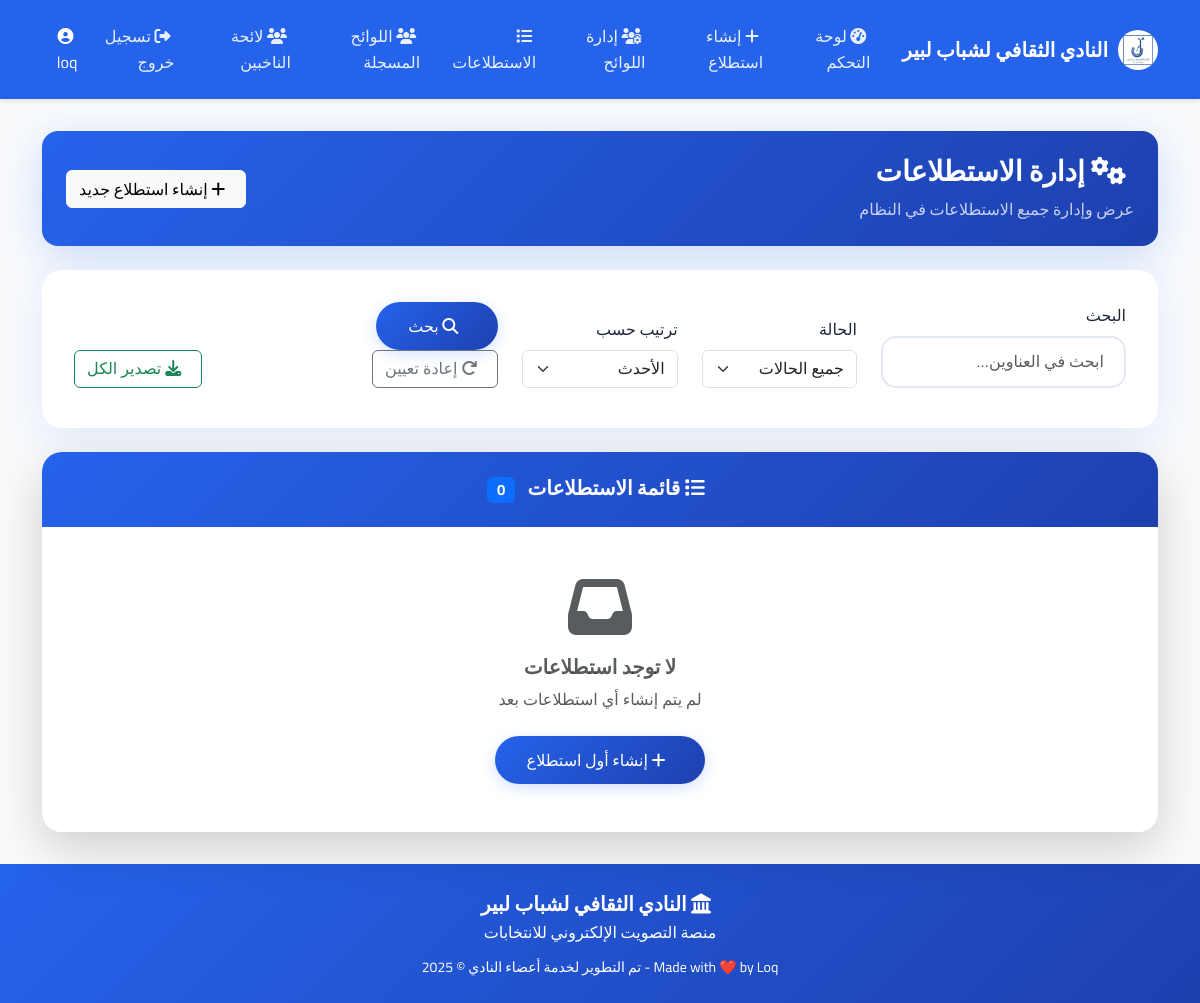
The app's page /vote-admin/polls/ (signed in), older data.
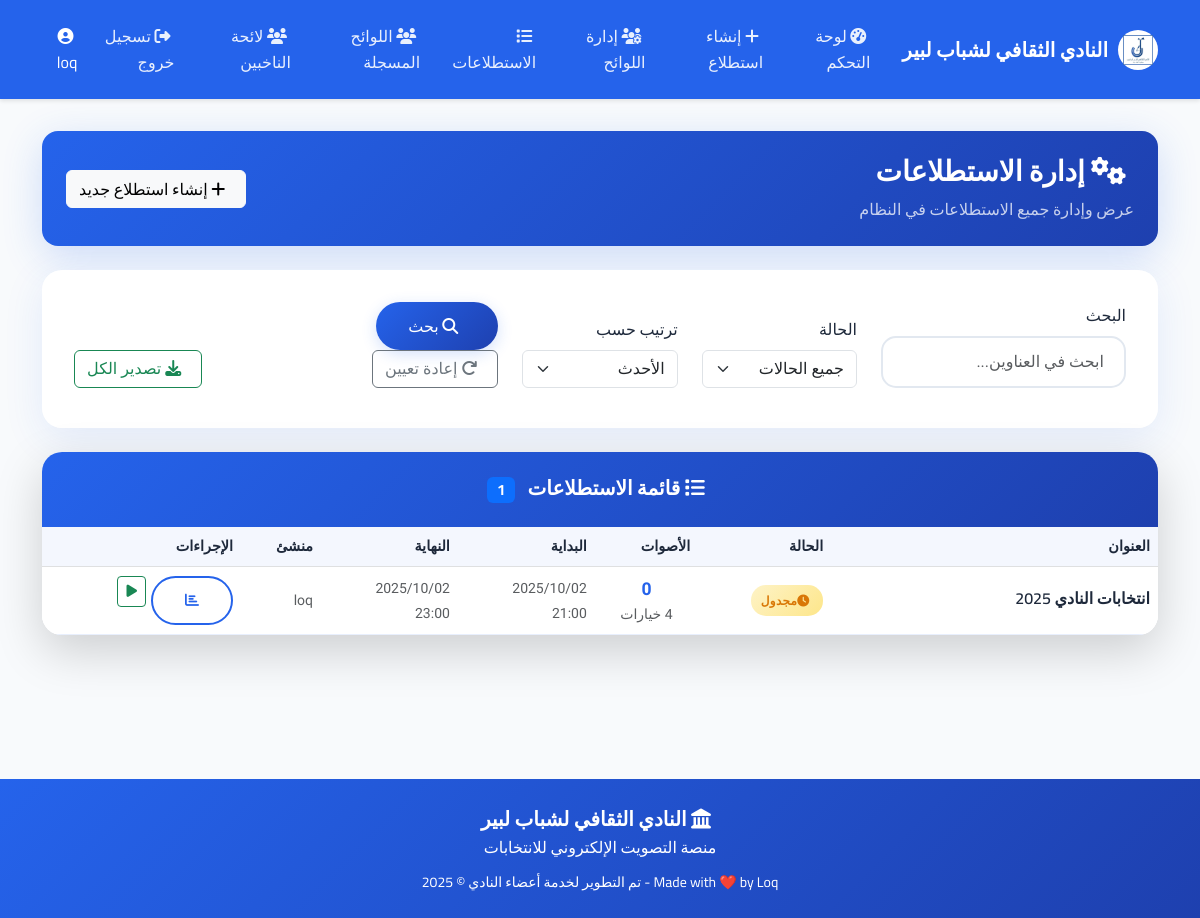
The same page, newer data.
### voting/models.py (models this page shows, shortened)
class Poll(models.Model):
    STATUS_CHOICES = [
        ('draft', 'Draft'),
        ('scheduled', 'Scheduled'),
        ('active', 'Active'),
        ('closed', 'Closed'),
    ]
    id = models.UUIDField(primary_key=True, default=uuid.uuid4, editable=False)
    title = models.CharField(max_length=200)
    description = models.TextField(blank=True, null=True)
    start_time = models.DateTimeField()
    end_time = models.DateTimeField()
    created_by = models.ForeignKey(CustomUser, on_delete=models.CASCADE, related_name='created_polls')
    status = models.CharField(max_length=15, choices=STATUS_CHOICES, default='draft')
    created_at = models.DateTimeField(auto_now_add=True)
    updated_at = models.DateTimeField(auto_now=True)
    class Meta:
        ordering = ['-created_at']
    def is_active(self):
        now = timezone.now()
        return self.start_time <= now <= self.end_time and self.status == 'active'
    def is_upcoming(self):
        return timezone.now() < self.start_time and self.status == 'scheduled'
    def get_total_votes(self):
        return Vote.objects.filter(poll=self).count()

class CustomUser(AbstractUser):
    ADMIN_CHOICES = [
        ('user', 'Regular User'),
        ('view_admin', 'View Admin'),
        ('super_admin', 'Super Admin'),
    ]
    id = models.UUIDField(primary_key=True, default=uuid.uuid4, editable=False)
    full_name = models.CharField(
        max_length=100,
        blank=True,
        null=True,
        help_text="Full name of the user"
    )
    phone_regex = RegexValidator(
        regex=r'^\+?1?\d{9,15}$',
        message="Phone number must be entered in the format: '+999999999'. Up to 15 digits allowed."
    )
    phone_number = models.CharField(
        validators=[phone_regex],
        max_length=17,
        unique=True,
        blank=True,
        null=True,
        help_text="Phone number for regular users"
    )
    is_phone_verified = models.BooleanField(
        default=False,
        help_text="Whether the phone number has been verified via OTP"
    )
    otp_code = models.CharField(
        max_length=6,
        blank=True,
        null=True,
        help_text="Current OTP code for verification"
    )
    otp_created_at = models.DateTimeField(
        blank=True,
        null=True,
        help_text="When the current OTP was generated"
    )
    user_type = models.CharField(
        max_length=15,
        choices=ADMIN_CHOICES,
        default='user',
        help_text="Type of user: regular user, view admin, or super admin"
    )
    created_at = models.DateTimeField(
        auto_now_add=True,
        help_text="When this user account was created"
    )
    objects = CustomUserManager()
    USERNAME_FIELD = 'username'
    REQUIRED_FIELDS = ['email']
    class Meta:
        verbose_name = 'User'
        verbose_name_plural = 'Users'
        ordering = ['-created_at']
    def is_admin(self):
        return self.user_type in ['view_admin', 'super_admin']
    def can_create_polls(self):
        return self.user_type == 'super_admin'

### voting/views.py (the view)
# urls.py: path('vote-admin/polls/', views.poll_management_view, name='poll_management'),
@login_required
def poll_management_view(request):
    if not request.user.is_admin():
        messages.error(request, 'ليس لديك صلاحية للوصول')
        return redirect('dashboard')
    if request.user.user_type == 'view_admin':
        messages.info(request, 'مرحباً! يمكنك عرض جميع الاستطلاعات والنتائج من هنا')
    search_query = request.GET.get('search', '')
    status_filter = request.GET.get('status', '')
    sort_by = request.GET.get('sort', '-created_at')
    polls = Poll.objects.all()
    if search_query:
        polls = polls.filter(
            Q(title__icontains=search_query) |
            Q(description__icontains=search_query)
        )
    if status_filter:
        polls = polls.filter(status=status_filter)
    polls = polls.order_by(sort_by)
    paginator = Paginator(polls, 10)
    page_number = request.GET.get('page')
    page_obj = paginator.get_page(page_number)
    context = {
        'page_obj': page_obj,
        'can_create_polls': request.user.can_create_polls(),
        'is_view_admin': request.user.user_type == 'view_admin',  # Add flag for template
    }
    return render(request, 'admin/poll_management.html', context)

### voting/templates/admin/poll_management.html (shortened to what the changed rows need)
{% extends 'base.html' %}
{% block content %}
<div class="row">
    <div class="col-12">
        <div class="card shadow-lg">
            <div class="card-header">
                <h5 class="mb-0">
                    <i class="fas fa-list ms-2"></i>
                    قائمة الاستطلاعات
                    <span class="badge bg-primary ms-2">{{ page_obj.paginator.count }}</span>
                </h5>
            </div>
            <div class="card-body p-0">
                {% if page_obj %}
                    <div class="table-responsive">
                        <table class="table table-hover mb-0">
                            <thead class="table-light">
                                <tr>
                                    <th scope="col">العنوان</th>
                                    <th scope="col">الحالة</th>
                                    <th scope="col">الأصوات</th>
                                    <th scope="col">البداية</th>
                                    <th scope="col">النهاية</th>
                                    <th scope="col">منشئ</th>
                                    <th scope="col">الإجراءات</th>
                                </tr>
                            </thead>
                            <tbody>
                                {% for poll in page_obj %}
                                    <tr class="poll-row" data-poll-id="{{ poll.id }}">
                                        <td>
                                            <div class="poll-info">
                                                <h6 class="mb-1 poll-title">{{ poll.title|truncatechars:50 }}</h6>
                                            </div>
                                        </td>
                                        <td>
                                            {% if poll.is_active %}
                                                <span class="status-badge status-active">
                                                    <i class="fas fa-circle ms-1"></i>نشط
                                                </span>
                                            {% elif poll.is_upcoming %}
                                                <span class="status-badge status-scheduled">
                                                    <i class="fas fa-clock ms-1"></i>مجدول
                                                </span>
                                            {% elif poll.status == 'draft' %}
                                                <span class="status-badge" style="background: #f3f4f6; color: #374151;">
                                                    <i class="fas fa-edit ms-1"></i>مسودة
                                                </span>
                                            {% else %}
                                                <span class="status-badge status-closed">
                                                    <i class="fas fa-lock ms-1"></i>مغلق
                                                </span>
                                            {% endif %}
                                        </td>
                                        <td>
                                            <div class="vote-info">
                                                <span class="vote-count">{{ poll.get_total_votes }}</span>
                                                <small class="text-muted d-block">{{ poll.options.count }} خيارات</small>
                                            </div>
                                        </td>
                                        <td>
                                            <small class="text-muted">
                                                {{ poll.start_time|date:"Y/m/d" }}<br>
                                                {{ poll.start_time|time:"H:i" }}
                                            </small>
                                        </td>
                                        <td>
                                            <small class="text-muted">
                                                {{ poll.end_time|date:"Y/m/d" }}<br>
                                                {{ poll.end_time|time:"H:i" }}
                                            </small>
                                        </td>
                                        <td>
                                            <small class="text-muted">
                                                {{ poll.created_by.username|default:poll.created_by.phone_number }}
                                            </small>
                                        </td>
                                        <td>
                                                 <div class="d-flex flex-wrap" style="gap: 5px;">
            <a href="{% url 'poll_results' poll.id %}" class="btn btn-outline-primary btn-sm" title="عرض النتائج">
                <i class="fas fa-chart-bar"></i>
            </a>
            {% if can_create_polls %}
                {% if poll.status == 'draft' or poll.status == 'scheduled' %}
                    <form method="post" action="{% url 'update_poll_status' poll.id %}" class="d-inline">
                        <button type="submit" class="btn btn-outline-success btn-sm" title="نشر الآن">
                            <i class="fas fa-play"></i>
                        </button>
                    </form>
                {% endif %}
            {% endif %}
        </div>
                                        </td>
                                    </tr>
                                {% endfor %}
                            </tbody>
                        </table>
                    </div>
                {% else %}
                    <div class="text-center py-5">
                        <i class="fas fa-inbox fa-4x text-muted mb-3"></i>
                        <h5 class="text-muted">لا توجد استطلاعات</h5>
                        <p class="text-muted mb-4">لم يتم إنشاء أي استطلاعات بعد</p>
                        {% if can_create_polls %}
                            <a href="{% url 'create_poll' %}" class="btn btn-primary">
                                <i class="fas fa-plus ms-2"></i>
                                إنشاء أول استطلاع
                            </a>
                        {% endif %}
                    </div>
                {% endif %}
            </div>
        </div>
    </div>
</div>
{% endblock %}

Row changes from the older to the newer data that the page shows:
added Poll: title "انتخابات النادي 2025", status "scheduled" (drawn), get_total_votes "0", start_time "2025/10/02", start_time "21:00", end_time "2025/10/02", end_time "23:00", created_by.username "loq"
Text that changed along with them:
{{ page_obj.paginator.count }}: "0" → "1"
text no longer shown: "لا توجد استطلاعات لم يتم إنشاء أي استطلاعات بعد إنشاء أول استطلاع"
text now shown: "العنوان الحالة الأصوات البداية النهاية منشئ الإجراءات"
